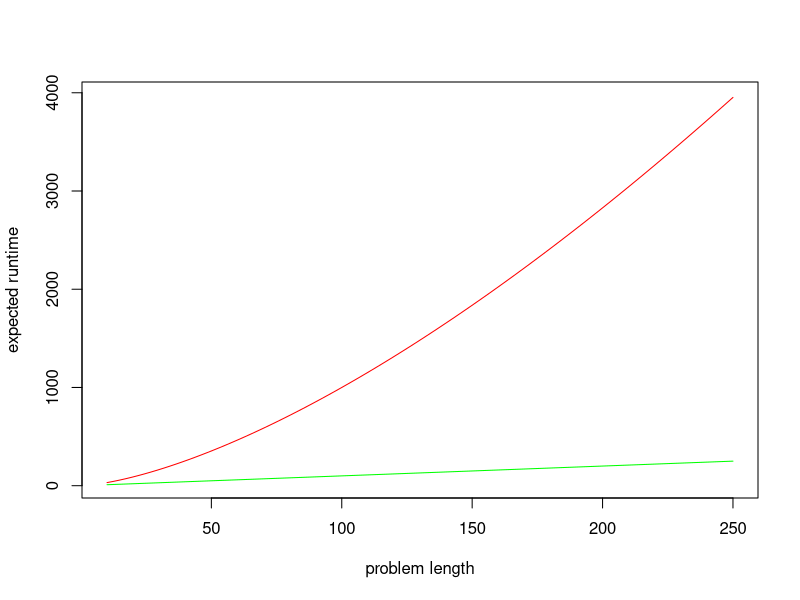

The R source for this figure:
## ---- chunk 1
x = seq(10, 250)
y = x^1.5
poly = function(x, a) {
  return(x^a)
}

plot(x, y, type="n", ylab="expected runtime", xlab="problem length")
curve(poly(x, 1.5), col="red", type="l", add=T)
curve(poly(x, 1), col="green", type="l", add=T)
